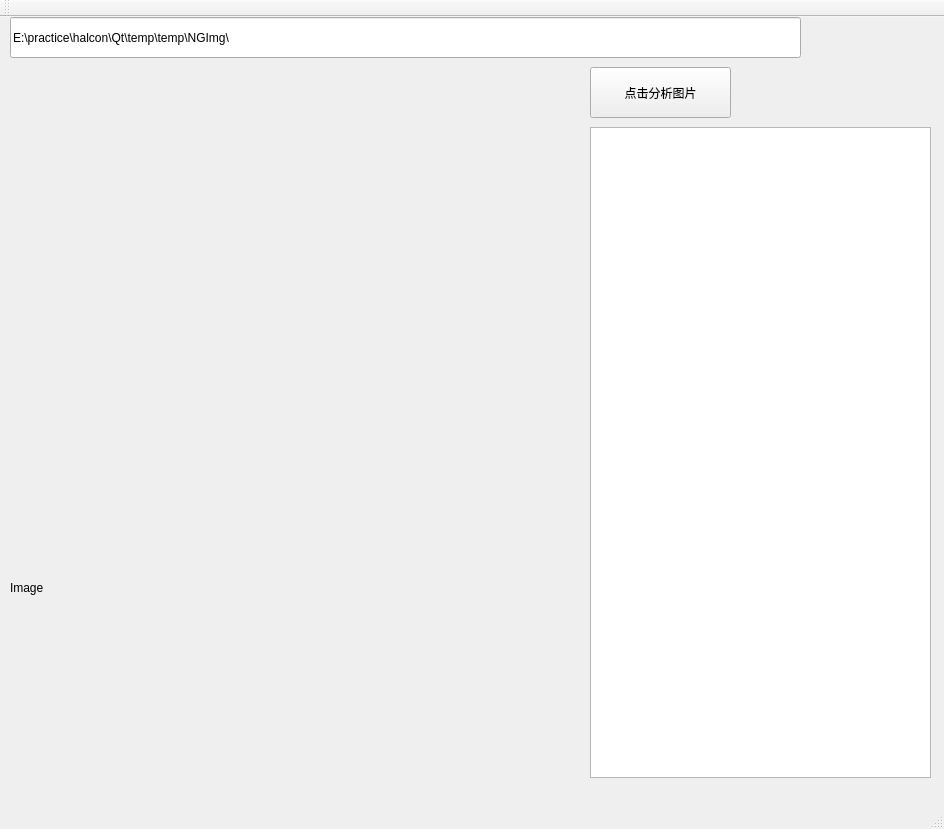
<?xml version="1.0" encoding="UTF-8"?>
<ui version="4.0">
 <class>HalconAlgoTestClass</class>
 <widget class="QMainWindow" name="HalconAlgoTestClass">
  <property name="geometry">
   <rect>
    <x>0</x>
    <y>0</y>
    <width>944</width>
    <height>829</height>
   </rect>
  </property>
  <property name="windowTitle">
   <string>HalconAlgoTest</string>
  </property>
  <widget class="QWidget" name="centralWidget">
   <widget class="QPushButton" name="btnClicked">
    <property name="geometry">
     <rect>
      <x>590</x>
      <y>50</y>
      <width>141</width>
      <height>51</height>
     </rect>
    </property>
    <property name="text">
     <string>点击分析图片</string>
    </property>
   </widget>
   <widget class="QLineEdit" name="editFilePath">
    <property name="geometry">
     <rect>
      <x>10</x>
      <y>0</y>
      <width>791</width>
      <height>41</height>
     </rect>
    </property>
    <property name="text">
     <string>E:\practice\halcon\Qt\temp\temp\NGImg\</string>
    </property>
   </widget>
   <widget class="QWidget" name="halconWindow" native="true">
    <property name="geometry">
     <rect>
      <x>10</x>
      <y>50</y>
      <width>571</width>
      <height>331</height>
     </rect>
    </property>
   </widget>
   <widget class="QPlainTextEdit" name="text">
    <property name="geometry">
     <rect>
      <x>590</x>
      <y>110</y>
      <width>341</width>
      <height>651</height>
     </rect>
    </property>
   </widget>
   <widget class="QLabel" name="labImage">
    <property name="geometry">
     <rect>
      <x>10</x>
      <y>380</y>
      <width>571</width>
      <height>381</height>
     </rect>
    </property>
    <property name="text">
     <string>Image</string>
    </property>
   </widget>
  </widget>
  <widget class="QMenuBar" name="menuBar">
   <property name="geometry">
    <rect>
     <x>0</x>
     <y>0</y>
     <width>944</width>
     <height>26</height>
    </rect>
   </property>
  </widget>
  <widget class="QToolBar" name="mainToolBar">
   <attribute name="toolBarArea">
    <enum>TopToolBarArea</enum>
   </attribute>
   <attribute name="toolBarBreak">
    <bool>false</bool>
   </attribute>
  </widget>
  <widget class="QStatusBar" name="statusBar"/>
 </widget>
 <layoutdefault spacing="6" margin="11"/>
 <resources>
  <include location="HalconAlgoTest.qrc"/>
 </resources>
 <connections/>
</ui>
